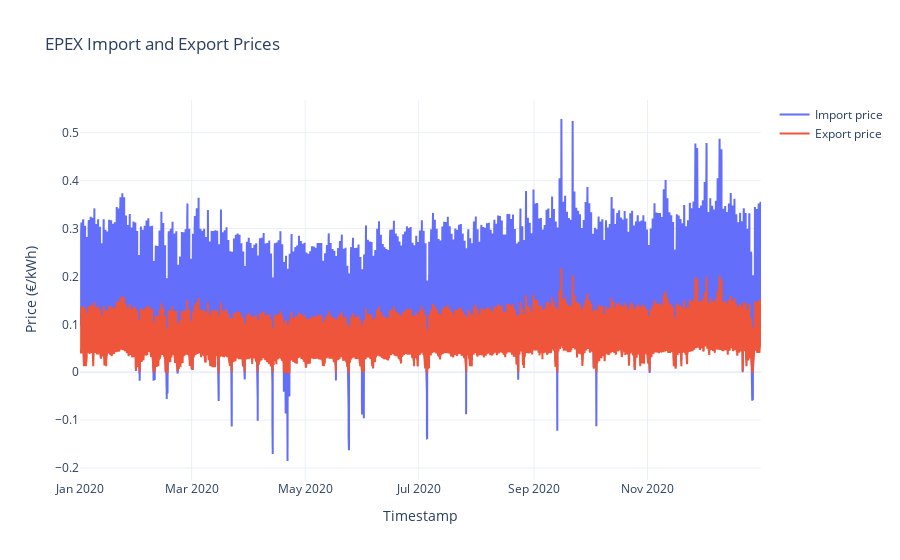

The code cell stored with this chart in its notebook:
### Code cell
fig = go.Figure()

fig.add_trace(go.Scatter(x=df_estimation.index,y=df_estimation['import_price'],mode='lines',name='Import price'))
fig.add_trace(go.Scatter(x=df_estimation.index,y=df_estimation['export_price'],mode='lines',name='Export price'))

fig.update_layout(
    title='EPEX Import and Export Prices',
    xaxis_title='Timestamp',
    yaxis_title='Price (€/kWh)',
    hovermode='x unified',   # one hover box for both series
    template='plotly_white'
)
fig.show()

### Figure 1 — Plotly figure (JSON) as saved in the notebook; plotly's stock layout.template omitted (floating-point values rounded to 4 significant figures; data arrays with more than 128 entries replaced by an {"elided": "..."} marker saying what was removed)
{"data": [{"mode": "lines", "name": "Import price", "type": "scatter", "x": {"elided": "35133 str values"}, "y": {"elided": "35133 float values"}}, {"mode": "lines", "name": "Export price", "type": "scatter", "x": {"elided": "35133 str values"}, "y": {"elided": "35133 float values"}}], "layout": {"hovermode": "x unified", "title": {"text": "EPEX Import and Export Prices"}, "xaxis": {"title": {"text": "Timestamp"}}, "yaxis": {"title": {"text": "Price (€/kWh)"}}}}
